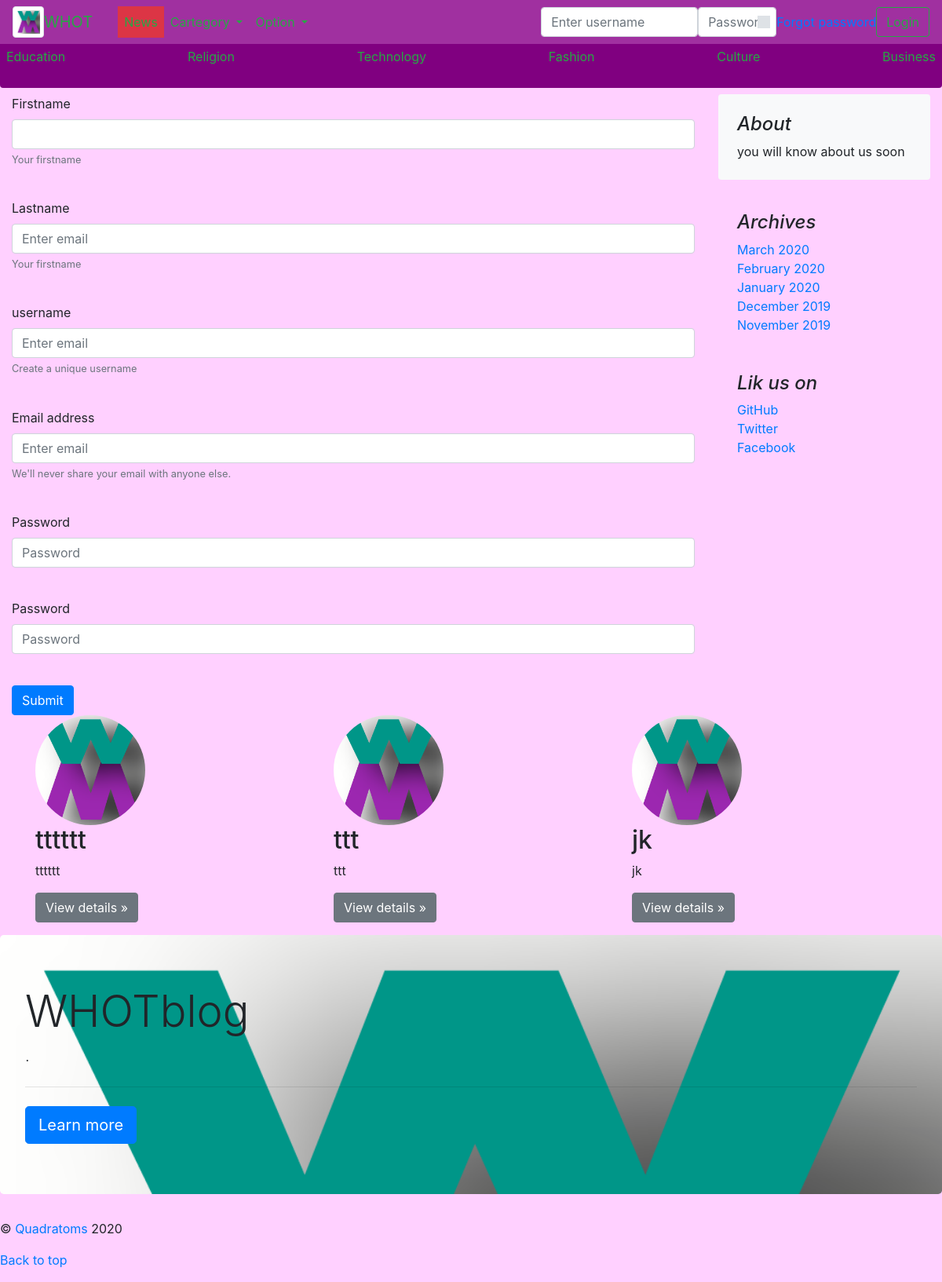
Page /whot/registration/ on the committed database.
### newblog/models.py (models this page shows)
class Profile(models.Model):
	user = models.OneToOneField(settings.AUTH_USER_MODEL, on_delete=models.CASCADE)
	name = models.CharField(max_length=100, null=True)
	age = models.DateField(blank=True, null=True)
	profession = models.CharField(max_length=10, null=True)
	telephone= models.IntegerField(default='0', blank=True, null=True)
	profile_pic=models.ImageField(blank=True, null=True)
	about=models.TextField(blank=True, null=True)
	def __str__(self):
		return self.name

### newblog/views.py (the view, shortened to what this page needs)
# urls.py: path('registration/', views.register, name='register'),
def register(request):
	r=p(request)
	user_login(request)
	return render(request, 't/register.html', {'r':r})

### newblog/views.py (called while the page is built)
def p(request):
	p=Profile.objects.all()
	p=list(p)
	r=sample(p, 3)
	return r

def user_login(request):
    if 'btnsubmit' in request.POST:
        print('hello')
        username = request.POST.get('login_username')
        password = request.POST.get('login_password')
        print(username,' ', password)
        user = auth.authenticate(request, username=username, password=password)
        print(user)
        if user is not None:
            print('correct')
            auth.login(request, user)
            print('log')
            return redirect('/whot/')
        else:
            messages.info(request, 'username or password is incorrect')
            return redirect('/whot/')

### news/templates/t/register.html (shortened to what this page needs)
{% extends 't/base2.html' %}
{% block content %}
{% if user.is_authenticated %}
<form method="post">
{% csrf_token %}
<div class="form-group">
{{ form.as_p }}
</div>
<button class="form-control btn btn-success" type="submit" name="btnprof">Submit</button>
</form >
{% else %}
<form method="post">
  <div class="form-group">
    <label for="first_name">Firstname</label>
    <input type="text" class="form-control" name="first_name">
    <small id="firstnameHelp" class="form-text text-muted">Your firstname</small>
  </div>
  <br>
  <div class="form-group">
    <label for="last_name">Lastname</label>
    <input type="text" class="form-control" name="last_name" aria-describedby="passwordHelp" placeholder="Enter email">
    <small id="last_nameHelp" class="form-text text-muted">Your firstname</small>
  </div>
  <br>
  <div class="form-group">
    <label for="username">username</label>
    <input type="text" class="form-control" name="username" aria-describedby="passwordHelp" placeholder="Enter email">
    <small id="usernameHelp" class="form-text text-muted">Create a unique username</small>
  </div>
  <br>
  <div class="form-group">
    <label for="email">Email address</label>
    <input type="email" class="form-control" name="email" aria-describedby="emailHelp" placeholder="Enter email">
    <small id="emailHelp" class="form-text text-muted">We'll never share your email with anyone else.</small>
  </div>
  <br>
  <div class="form-group">
    <label for="password">Password</label>
    <input type="password" class="form-control" name="password" placeholder="Password">
  </div>
  <br>
  <div class="form-group">
    <label for="passwordc">Password</label>
    <input type="password" class="form-control" name="passwordc" placeholder="Password">
  </div>
  <br>
  <button type="submit" class="btn btn-primary" name="btnreg">Submit</button>
</form>
{% endif %}
{% endblock %}

### news/templates/t/base2.html (shortened to what this page needs)
{% load static %}
<!doctype html>
<html lang="en">
<head>
  <link rel="stylesheet" href='{% static "bootstrap.min.css" %}'>
</head>
<body class="" style="background-color:#ffd0ff">
  <header>
    <div class="container-fluid">
      <nav class="navbar fixed-top navbar-expand-md navbar-dark" style="background-color:#a030a0">
        <img class="img img-thumbnail" width="40" src="{% static "whott.png" %}" preserveAspectRatio="xMidYMid slice"
          focusable="false" role="img">
        <a class="navbar-brand text-success" href="/whot">WHOT</a>
        <div class="collapse navbar-collapse" id="navbarSupportedContent">
          <ul class="navbar-nav mr-auto">
            <li class="nav-item active">
              <a class="nav-link text-success" href="/whot/profile/{{ user.id }}"><span class="sr-only">(current)</span></a>
            </li>
            <li class="nav-item">
              <a class="nav-link text-success btn-danger" href="/">News</a>
            </li>
            <li class="nav-item dropdown">
              <a class="nav-link dropdown-toggle text-success" href="#" id="navbarDropdown" role="button"
                data-toggle="dropdown" aria-haspopup="true" aria-expanded="false">
                Cartegory
              </a>
            </li>
            <li class="nav-item dropdown">
              <a class="nav-link dropdown-toggle text-success" href="#" id="navbarDropdown" role="button"
                data-toggle="dropdown" aria-haspopup="true" aria-expanded="false">
                Option
              </a>
            </li>
          </ul>
          {% if user.is_authenticated %}
          <br>
          {% else %}
          <form method='post' class="form-inline my-0 my-lg-0">
            <div class="form-group">
              <input style="max-width: 200px" type="text" class="form-control" name="login_username"
                aria-describedby="usernameHelp" placeholder="Enter username">
            </div>
            <div class="form-group">
              <input style="max-width: 100px" type="password" class="form-control" name="login_password"
                placeholder="Password">
            </div>
            <a href="/password_reset"><label class="custom-control-label">Forgot password</label></a>
            <button class="btn btn-outline-success my-0 my-sm-0" type="submit" name="btnsubmit">Login</button>
          </form>
          {% endif %}
        </div>
      </nav>
    </div>
  </header>
  <br>
  <br>
  <div class="container-fliud">
    <div class="table-responsive-sm py-1 mb-2 rounded" style="background-color:#800080">
      <nav class="table d-flex justify-content-between">
        <a class="p-2 text-success nav-link" href="/whot/article-cat/1">Education</a>
        <a class="p-2 text-success nav-link" href="/whot/article-cat/2">Religion</a>
        <a class="p-2 text-success nav-link" href="/whot/article-cat/3">Technology</a>
        <a class="p-2 text-success nav-link" href="/whot/article-cat/4">Fashion</a>
        <a class="p-2 text-success nav-link" href="/whot/article-cat/5">Culture</a>
        <a class="p-2 text-success nav-link" href="/whot/article-cat/6">Business</a>
      </nav>
    </div>
  </div>
  <main role="main" class="container-fluid">
    <div class="row">
      <div class="col-sm-9" style="position:relative;">
        {% block content %}
        {% endblock %}
      </div>
      <aside class="col-md-3 blog-sidebar">
        <div class="p-4 mb-3 bg-light rounded">
          <h4 class="font-italic">About</h4>
          <p class="mb-0">you will know about us soon</p>
        </div>
        <div class="p-4">
          <h4 class="font-italic">Archives</h4>
          <ol class="list-unstyled mb-0">
            <li><a class="navlink" href="#">March 2020</a></li>
            <li><a class="navlink" href="#">February 2020</a></li>
            <li><a class="navlink" href="#">January 2020</a></li>
            <li><a class="navlink" href="#">December 2019</a></li>
            <li><a class="navlink" href="#">November 2019</a></li>
          </ol>
        </div>
        <div class="p-4">
          <h4 class="font-italic">Lik us on</h4>
          <ol class="list-unstyled">
            <li><a href="https://github.com/quadratoms">GitHub</a></li>
            <li><a href="#">Twitter</a></li>
            <li><a href="#">Facebook</a></li>
          </ol>
        </div>
      </aside>
    </div>
  </main>
  <div class="container">
    <div class="row justified">
      {% for i in r %}
      <div class="col col-lg-4">
        {% if i.image %}
        <img class="bd-placeholder-img rounded-circle" width="140" height="140" src="{{ i.img.url }}"
          preserveAspectRatio="xMidYMid slice" focusable="false" role="img" aria-label="Placeholder: 140x140">
        {% else %}
        <img class="bd-placeholder-img rounded-circle" width="140" height="140" src="/static/whott.png"
          preserveAspectRatio="xMidYMid slice" focusable="false" role="img" aria-label="Placeholder: 140x140">
        {% endif %}
        <h2>{{ i.name }}</h2>
        <p>{{ i }}</p>
        <p><a class="btn btn-secondary" href="/whot/profile/{{ i.id }}" role="button">View details &raquo;</a></p>
      </div>
      {% endfor %}
    </div>
  </div>
  <footer class="footer">
    <div class="jumbotron" style="background-image: url('/static/whott.png'); background-size: cover">
      <h1 class="display-4">WHOTblog</h1>
      <p class="lead">.</p>
      <hr class="my-4">
      <a class="btn btn-primary btn-lg" href="#" role="button">Learn more</a>
    </div>
    <div class="nav">
      <p>©<a href="/"> Quadratoms</a> 2020</p>
    </div>
    <p>
      <a href="#">Back to top</a>
    </p>
  </footer>
</body>
</html>

### rows in the picture
Profile: name "tttttt"
Profile: name "ttt"
Profile: name "jk"
